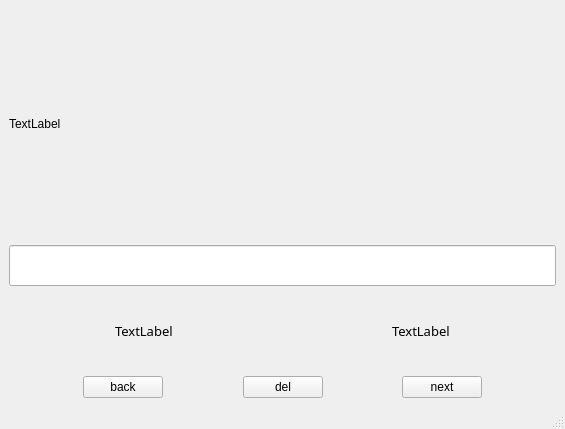
<?xml version="1.0" encoding="UTF-8"?>
<ui version="4.0">
 <class>MainWindow</class>
 <widget class="QMainWindow" name="MainWindow">
  <property name="geometry">
   <rect>
    <x>0</x>
    <y>0</y>
    <width>565</width>
    <height>429</height>
   </rect>
  </property>
  <property name="windowTitle">
   <string>MainWindow</string>
  </property>
  <widget class="QWidget" name="centralwidget">
   <layout class="QGridLayout" name="gridLayout">
    <item row="0" column="0">
     <widget class="QLabel" name="lbl_pic">
      <property name="minimumSize">
       <size>
        <width>350</width>
        <height>230</height>
       </size>
      </property>
      <property name="text">
       <string>TextLabel</string>
      </property>
     </widget>
    </item>
    <item row="1" column="0">
     <widget class="QLineEdit" name="lbl_label">
      <property name="enabled">
       <bool>true</bool>
      </property>
      <property name="minimumSize">
       <size>
        <width>350</width>
        <height>40</height>
       </size>
      </property>
      <property name="font">
       <font>
        <family>Times New Roman</family>
        <pointsize>22</pointsize>
        <weight>50</weight>
        <bold>false</bold>
       </font>
      </property>
     </widget>
    </item>
    <item row="2" column="0">
     <layout class="QHBoxLayout" name="horizontalLayout_2">
      <item>
       <spacer name="horizontalSpacer_4">
        <property name="orientation">
         <enum>Qt::Horizontal</enum>
        </property>
        <property name="sizeHint" stdset="0">
         <size>
          <width>40</width>
          <height>20</height>
         </size>
        </property>
       </spacer>
      </item>
      <item>
       <widget class="QLabel" name="lbl_num_act">
        <property name="font">
         <font>
          <family>宋体</family>
          <pointsize>10</pointsize>
         </font>
        </property>
        <property name="text">
         <string>TextLabel</string>
        </property>
       </widget>
      </item>
      <item>
       <spacer name="horizontalSpacer_6">
        <property name="orientation">
         <enum>Qt::Horizontal</enum>
        </property>
        <property name="sizeHint" stdset="0">
         <size>
          <width>40</width>
          <height>20</height>
         </size>
        </property>
       </spacer>
      </item>
      <item>
       <spacer name="horizontalSpacer_8">
        <property name="orientation">
         <enum>Qt::Horizontal</enum>
        </property>
        <property name="sizeHint" stdset="0">
         <size>
          <width>40</width>
          <height>20</height>
         </size>
        </property>
       </spacer>
      </item>
      <item>
       <widget class="QLabel" name="lbl_num_sum">
        <property name="font">
         <font>
          <family>宋体</family>
          <pointsize>10</pointsize>
         </font>
        </property>
        <property name="text">
         <string>TextLabel</string>
        </property>
       </widget>
      </item>
      <item>
       <spacer name="horizontalSpacer_7">
        <property name="orientation">
         <enum>Qt::Horizontal</enum>
        </property>
        <property name="sizeHint" stdset="0">
         <size>
          <width>40</width>
          <height>20</height>
         </size>
        </property>
       </spacer>
      </item>
     </layout>
    </item>
    <item row="3" column="0">
     <layout class="QHBoxLayout" name="horizontalLayout">
      <item>
       <spacer name="horizontalSpacer">
        <property name="orientation">
         <enum>Qt::Horizontal</enum>
        </property>
        <property name="sizeHint" stdset="0">
         <size>
          <width>40</width>
          <height>20</height>
         </size>
        </property>
       </spacer>
      </item>
      <item>
       <widget class="QPushButton" name="pbt_back">
        <property name="text">
         <string>back</string>
        </property>
       </widget>
      </item>
      <item>
       <spacer name="horizontalSpacer_3">
        <property name="orientation">
         <enum>Qt::Horizontal</enum>
        </property>
        <property name="sizeHint" stdset="0">
         <size>
          <width>40</width>
          <height>20</height>
         </size>
        </property>
       </spacer>
      </item>
      <item>
       <widget class="QPushButton" name="pbt_del">
        <property name="text">
         <string>del</string>
        </property>
       </widget>
      </item>
      <item>
       <spacer name="horizontalSpacer_2">
        <property name="orientation">
         <enum>Qt::Horizontal</enum>
        </property>
        <property name="sizeHint" stdset="0">
         <size>
          <width>40</width>
          <height>20</height>
         </size>
        </property>
       </spacer>
      </item>
      <item>
       <widget class="QPushButton" name="pbt_next">
        <property name="text">
         <string>next</string>
        </property>
       </widget>
      </item>
      <item>
       <spacer name="horizontalSpacer_5">
        <property name="orientation">
         <enum>Qt::Horizontal</enum>
        </property>
        <property name="sizeHint" stdset="0">
         <size>
          <width>40</width>
          <height>20</height>
         </size>
        </property>
       </spacer>
      </item>
     </layout>
    </item>
   </layout>
  </widget>
  <widget class="QMenuBar" name="menubar">
   <property name="geometry">
    <rect>
     <x>0</x>
     <y>0</y>
     <width>565</width>
     <height>23</height>
    </rect>
   </property>
  </widget>
  <widget class="QStatusBar" name="statusbar"/>
 </widget>
 <resources/>
 <connections/>
</ui>
